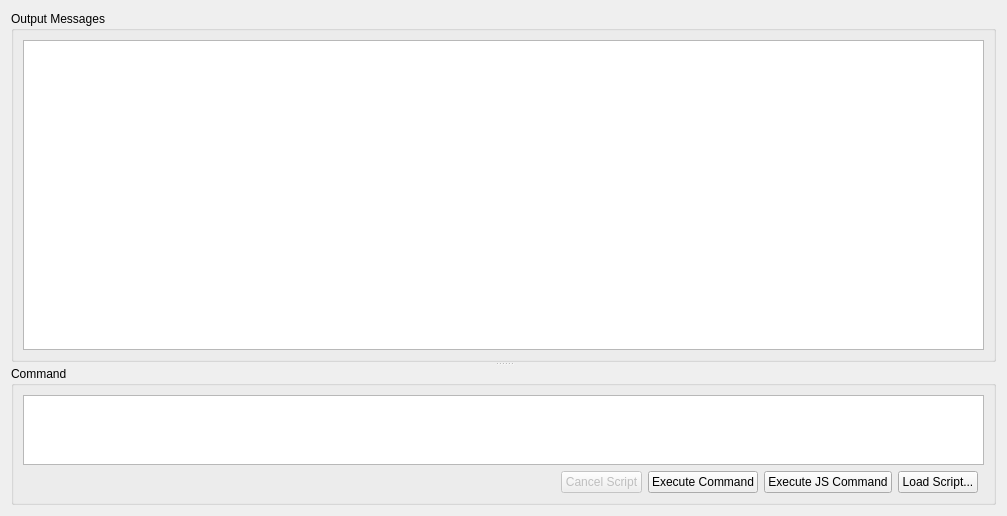
       <widget class="QWidget" name="tab_2">
        <attribute name="title">
         <string>Messages</string>
        </attribute>
        <layout class="QGridLayout" name="gridLayout_14">
         <item row="0" column="0">
          <widget class="QSplitter" name="splitter_3">
           <property name="orientation">
            <enum>Qt::Vertical</enum>
           </property>
           <widget class="QGroupBox" name="groupBox_11">
            <property name="sizePolicy">
             <sizepolicy hsizetype="Preferred" vsizetype="Preferred">
              <horstretch>0</horstretch>
              <verstretch>5</verstretch>
             </sizepolicy>
            </property>
            <property name="title">
             <string>Output Messages</string>
            </property>
            <layout class="QGridLayout" name="gridLayout_13">
             <item row="0" column="0">
              <widget class="QTextEdit" name="m_Messages">
               <property name="sizePolicy">
                <sizepolicy hsizetype="Expanding" vsizetype="Expanding">
                 <horstretch>0</horstretch>
                 <verstretch>5</verstretch>
                </sizepolicy>
               </property>
               <property name="toolTip">
                <string>Output messages during program execution appear here</string>
               </property>
               <property name="lineWrapMode">
                <enum>QTextEdit::NoWrap</enum>
               </property>
               <property name="readOnly">
                <bool>true</bool>
               </property>
               <property name="acceptRichText">
                <bool>true</bool>
               </property>
              </widget>
             </item>
            </layout>
           </widget>
           <widget class="QGroupBox" name="groupBox_10">
            <property name="sizePolicy">
             <sizepolicy hsizetype="Preferred" vsizetype="Preferred">
              <horstretch>0</horstretch>
              <verstretch>1</verstretch>
             </sizepolicy>
            </property>
            <property name="title">
             <string>Command</string>
            </property>
            <layout class="QGridLayout" name="gridLayout">
             <item row="1" column="1">
              <widget class="QPushButton" name="m_CancelScriptButton">
               <property name="enabled">
                <bool>false</bool>
               </property>
               <property name="text">
                <string>Cancel Script</string>
               </property>
              </widget>
             </item>
             <item row="1" column="0">
              <spacer name="horizontalSpacer">
               <property name="orientation">
                <enum>Qt::Horizontal</enum>
               </property>
               <property name="sizeHint" stdset="0">
                <size>
                 <width>532</width>
                 <height>20</height>
                </size>
               </property>
              </spacer>
             </item>
             <item row="1" column="2">
              <widget class="QPushButton" name="m_ExecuteScriptButton">
               <property name="text">
                <string>Execute Command</string>
               </property>
              </widget>
             </item>
             <item row="1" column="4">
              <widget class="QPushButton" name="m_LoadScriptButton">
               <property name="text">
                <string>Load Script...</string>
               </property>
              </widget>
             </item>
             <item row="0" column="0" colspan="6">
              <widget class="QTextEdit" name="m_ScriptEdit">
               <property name="sizePolicy">
                <sizepolicy hsizetype="Expanding" vsizetype="Expanding">
                 <horstretch>0</horstretch>
                 <verstretch>1</verstretch>
                </sizepolicy>
               </property>
               <property name="toolTip">
                <string>Enter script commands here</string>
               </property>
              </widget>
             </item>
             <item row="1" column="3">
              <widget class="QPushButton" name="m_ExecuteScriptJSButton">
               <property name="text">
                <string>Execute JS Command</string>
               </property>
              </widget>
             </item>
            </layout>
           </widget>
          </widget>
         </item>
        </layout>
       </widget>
